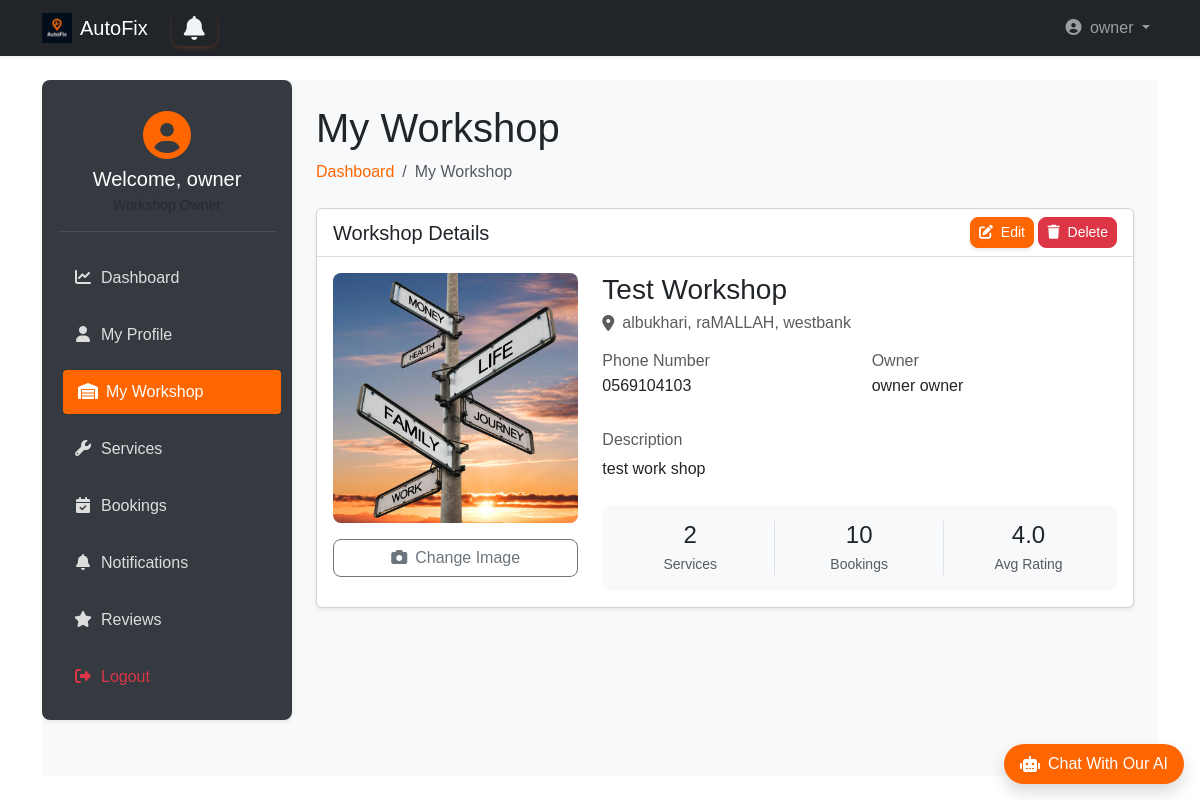
Screenshot of /owner_dashboard/owner/workshop/ (signed in) with the database file from the repository.
### accounts/models.py (models this page shows, shortened)
class User(AbstractUser):
    username = None
    email = models.EmailField(unique=True)
    phone = models.CharField(max_length=15, unique=True, blank=True)
    is_workshop_owner = models.BooleanField(default=False)
    address = models.ForeignKey(Address, on_delete=models.SET_NULL, null=True, blank=True)
    objects = UserManager()
    USERNAME_FIELD = 'email'
    REQUIRED_FIELDS = ['first_name', 'last_name']  # names required for registration
    def get_full_name(self):
        return f"{self.first_name} {self.last_name}"
    def get_short_name(self):
        return self.first_name

### workshops/models.py (models this page shows, shortened)
class Workshop(models.Model):
    name = models.CharField(max_length=255)
    address = models.ForeignKey(Address, on_delete=models.CASCADE)
    phone = models.CharField(max_length=15)
    description = models.TextField(blank=True)
    image = models.ImageField(upload_to='workshops_images/', null=True, blank=True)
    owner = models.OneToOneField(User, on_delete=models.CASCADE, related_name="workshop", null=True)

### locations/models.py (models this page shows, shortened)
class Address(models.Model):
    street = models.CharField(max_length=255)
    city = models.CharField(max_length=255)
    region = models.CharField(max_length=255)
    country = models.CharField(max_length=255)
    postal_code = models.CharField(max_length=20)
    latitude = models.FloatField(blank=True, null=True)
    longitude = models.FloatField(blank=True, null=True)
    objects = AddressManager()
    class Meta:
        verbose_name_plural = "Addresses"

### owner_dashboard/views.py (the view, shortened to what this page needs)
# urls.py: path('owner/workshop/', views.workshop_management, name='workshop'),
def workshop_management(request):
    if not request.user.is_workshop_owner:
        return redirect('landing:main')
    try:
        workshop = Workshop.objects.get(owner=request.user)
        context = {
            'workshop': workshop,
            'total_services': workshop.services.count(),
            'total_bookings': workshop.booking_set.count(),
            'avg_rating': round(workshop.review_set.aggregate(Avg('rating'))['rating__avg'], 1) if workshop.review_set.exists() else None
        }
    except Workshop.DoesNotExist:
        context = {'workshop': None}
    return render(request, 'owner_dashboard/workshop.html', context)

### templates/owner_dashboard/workshop.html (shortened to what this page needs)
{% extends 'base2.html' %}
{% load static %}
{% block extra_css %}
<link rel="stylesheet" href="{% static 'css/owner_dashboard.css' %}">
{% endblock %}
{% block content %}
<div class="wrapper d-flex">
    <aside class="sidebar p-3 shadow-sm">
        <div class="user-profile mb-4 text-center">
            <div class="avatar mb-2">
                <i class="fas fa-user-circle fa-3x"></i>
            </div>
            <h5 class="welcome mb-1">Welcome, {{ user.get_short_name }}</h5>
            <small class="text-muted">Workshop Owner</small>
        </div>
        <nav class="menu d-flex flex-column gap-2">
            <a href="{% url 'owner_dashboard:dashboard' %}">
                <i class="fas fa-chart-line me-2"></i>Dashboard
            </a>
            <a href="{% url 'owner_dashboard:profile' %}">
                <i class="fas fa-user me-2"></i>My Profile
            </a>
            <a href="{% url 'owner_dashboard:workshop' %}" class="active-link">
                <i class="fas fa-warehouse me-2"></i>My Workshop
            </a>
            <a href="{% url 'owner_dashboard:services' %}">
                <i class="fas fa-wrench me-2"></i>Services
            </a>
            <a href="{% url 'owner_dashboard:bookings' %}">
                <i class="fas fa-calendar-check me-2"></i>Bookings
            </a>
            <a href="{% url 'owner_dashboard:notifications' %}">
                <i class="fas fa-bell me-2"></i>Notifications
            </a>
            <a href="{% url 'owner_dashboard:reviews' %}">
                <i class="fas fa-star me-2"></i>Reviews
            </a>
            <a href="{% url 'accounts:logout' %}" class="text-danger">
                <i class="fas fa-sign-out-alt me-2"></i>Logout
            </a>
        </nav>
    </aside>
    <main class="main-content flex-grow-1 p-4">
        <div class="dashboard-header mb-4">
            <h1>My Workshop</h1>
            <nav aria-label="breadcrumb">
                <ol class="breadcrumb">
                    <li class="breadcrumb-item"><a class="text-decoration-none" style="color: #ff6600;"
                        href="{% url 'owner_dashboard:dashboard' %}">Dashboard</a></li>
                    <li class="breadcrumb-item active" aria-current="page">My Workshop</li>
                </ol>
            </nav>
        </div>
        <div class="card shadow-sm">
            <div class="card-header bg-white d-flex justify-content-between align-items-center">
                <h5 class="mb-0">Workshop Details</h5>
                {% if workshop %}
                <div class="btns">
                    <button class="btn btn-sm btn-warning" data-bs-toggle="modal" data-bs-target="#editWorkshopModal">
                        <i class="fas fa-edit me-1"></i> Edit
                    </button>
                    <button class="btn btn-sm btn-danger" id="delete-workshop"  data-id ="{{ workshop.id }}">
                        <i class="fas fa-trash me-1"></i> Delete
                    </button>
                </div>
                {% endif %}
            </div>
            <div class="card-body">
                {% if workshop %}
                <div class="row">
                    <div class="col-md-4 mb-4 mb-md-0">
                        <div class="workshop-image-container bg-light rounded-3 overflow-hidden" style="height: 250px;">
                            {% if workshop.image %}
                                <img src="{{ workshop.image.url }}" alt="{{ workshop.name }}" class="w-100 h-100 object-fit-cover">
                            {% else %}
                                <div class="d-flex flex-column align-items-center justify-content-center h-100 text-muted">
                                    <i class="fas fa-image fa-4x mb-3"></i>
                                    <span>No Image Uploaded</span>
                                </div>
                            {% endif %}
                        </div>
                        <div class="d-grid mt-3">
                            <button class="btn btn-outline-secondary" data-bs-toggle="modal" data-bs-target="#uploadImageModal">
                                <i class="fas fa-camera me-2"></i>Change Image
                            </button>
                        </div>
                    </div>
                    <div class="col-md-8">
                        <div class="mb-4">
                            <h3 class="mb-1">{{ workshop.name }}</h3>
                            <div class="d-flex align-items-center text-muted mb-3">
                                <i class="fas fa-map-marker-alt me-2"></i>
                                <span>{{ workshop.address.street }}, {{ workshop.address.city }}, {{ workshop.address.region }}</span>
                            </div>
                            <div class="row mb-3">
                                <div class="col-md-6">
                                    <div class="detail-item mb-3">
                                        <h6 class="text-muted mb-1">Phone Number</h6>
                                        <p class="mb-0">{{ workshop.phone }}</p>
                                    </div>
                                </div>
                                <div class="col-md-6">
                                    <div class="detail-item mb-3">
                                        <h6 class="text-muted mb-1">Owner</h6>
                                        <p class="mb-0">{{ workshop.owner.get_full_name }}</p>
                                    </div>
                                </div>
                            </div>
                            <div class="detail-item">
                                <h6 class="text-muted mb-2">Description</h6>
                                <p>{{ workshop.description|linebreaksbr }}</p>
                            </div>
                        </div>
                        <div class="stats-box p-3 bg-light rounded-3">
                            <div class="row text-center">
                                <div class="col-4 border-end">
                                    <h4 class="mb-1">{{ total_services }}</h4>
                                    <small class="text-muted">Services</small>
                                </div>
                                <div class="col-4 border-end">
                                    <h4 class="mb-1">{{ total_bookings }}</h4>
                                    <small class="text-muted">Bookings</small>
                                </div>
                                <div class="col-4">
                                    <h4 class="mb-1">{{ avg_rating|default:"-" }}</h4>
                                    <small class="text-muted">Avg Rating</small>
                                </div>
                            </div>
                        </div>
                    </div>
                </div>
                {% endif %}
            </div>
        </div>
    </main>
</div>
{% endblock %}

### templates/base2.html (shortened to what this page needs)
{% load static bootstrap5 %}
{% bootstrap_css %}
<!DOCTYPE html>
<html lang="en" dir="{% if LANGUAGE_CODE == 'ar' %}rtl{% else %}ltr{% endif %}">
<head>
    <link rel="stylesheet" href="https://cdnjs.cloudflare.com/ajax/libs/font-awesome/6.4.0/css/all.min.css">
    <link rel="stylesheet" href="{% static 'css/style.css' %}">
    <link rel="stylesheet" href="{% static 'css/ai_style.css' %}">
    {% block extra_css %}
    {% endblock %}
</head>
<body class="d-flex flex-column min-vh-100">
<nav class="navbar navbar-expand-lg navbar-dark bg-dark shadow-sm">
    <div class="container">
        <a class="navbar-brand d-flex align-items-center gap-2" href="{% if user.is_authenticated %}{% url 'landing:dashboard' %}{% else %}{% url 'landing:main' %}{% endif %}">
            <img src="{% static 'img/dark_logo.png' %}" alt="AutoFix" width="30" height="30">
            AutoFix
        </a>
        <a {% if request.user.is_workshop_owner %} href="{% url 'owner_dashboard:notifications' %}"
            {% elif request.user.is_superuser %} href="{% url 'admin_dashboard:notifications' %}"
            {% else %} href="{% url 'user_dashboard:notifications' %}" {% endif %}
            id="notifications-btn" class="btn btn-outline-primary position-relative mx-2">
             <i class="fa fa-bell"></i>
       </a>
        <div class="collapse navbar-collapse" id="navbarMain">
            <ul class="navbar-nav ms-auto">
                {% if user.is_authenticated %}
                    <li class="nav-item dropdown">
                        <a class="nav-link dropdown-toggle" href="#" role="button" data-bs-toggle="dropdown">
                            <i class="fas fa-user-circle me-1"></i> {{ user.get_short_name }}
                        </a>
                    </li>
                {% endif %}
            </ul>
        </div>
    </div>
</nav>
<main class="flex-grow-1 py-4">
    <div class="container">
        {% block content %}
        {% endblock %}
    </div>
</main>
<div id="chat-container" class="position-fixed bottom-0 end-0 mb-3 me-3" style="z-index: 1000;">
    <div id="chat-bubble" class="bg-orange text-white rounded-pill shadow cursor-pointer d-flex align-items-center">
        <div class="d-flex align-items-center px-3 py-2">
            <i class="fas fa-robot me-2"></i>
            <p class="mb-0 fw-medium">Chat With Our AI</p>
        </div>
    </div>
</div>
<link rel="stylesheet" href="https://cdnjs.cloudflare.com/ajax/libs/font-awesome/6.0.0/css/all.min.css">
</body>
</html>

### static/css/style.css (style rules this page uses)
* { margin: 0; padding: 0; box-sizing: border-box; }
body, html { width: 100%; height: 100%; font-family: sans-serif; }
.wrapper { display: flex; height: 100%; }
.sidebar { width: 250px; background: #0d1b2a; color: #e0e1dd; display: flex; flex-direction: column; transition: width 0.3s; }
.menu { list-style: none; flex-grow: 1; }
#notifications-btn { background: none; border: none; font-size: 24px; cursor: pointer; position: relative; }
#notifications-btn .fa-bell { color: #f0f4f8; transition: color 0.3s; }

### static/css/ai_style.css (style rules this page uses)
.bg-orange { background-color: #ff6600 !important; }

### static/css/owner_dashboard.css (style rules this page uses)
.wrapper { display: flex; min-height: 80vh; background-color: #f8f9fa; }
.sidebar { width: 250px; background-color: #343a40; color: #fff; border-radius: 8px; position: sticky; top: 20px; height: fit-content; }
.sidebar .menu a { color: #ddd; padding: 10px 15px; display: block; border-radius: 4px; transition: all 0.3s; text-decoration: none; margin-bottom: 5px; }
.sidebar .menu a:hover, .sidebar .menu .active-link { background-color: #ff6600; color: #fff; transform: translateX(5px); }
.sidebar .menu a i { width: 20px; text-align: center; }
.main-content { flex-grow: 1; padding-left: 20px; }
.user-profile { padding: 15px 0; border-bottom: 1px solid rgba(255,255,255,0.1); }
.user-profile .avatar { color: #ff6600; }
.btn { border-radius: 8px; font-weight: 500; }
.btn.btn-outline-primary { border: 2px solid #ff6600; color: #ff6600; background-color: transparent; transition: all 0.3s ease-in-out; font-weight: 500; box-shadow: 0 2px 4px rgba(255, 102, 0, 0.2); }
.btn.btn-warning { background-color: #ff6600 !important; color: white; border-color: #ff6600 !important; transition: all 0.3s ease-in-out; box-shadow: 0 2px 4px rgba(0, 0, 0, 0.1); }
.bg-white { background-color: white !important; }
.card-header { background-color: white; border-bottom: 1px solid rgba(0,0,0,0.125); }

### rows the page displays
User: get_short_name "owner"
Workshop: image (picture), name "Test Workshop", address.street "albukhari", address.city "raMALLAH", address.region "westbank", phone "0569104103", owner.get_full_name "owner owner", description "test work shop"

### other values shown
{{ total_services }} "2"
{{ total_bookings }} "10"
{{ avg_rating|default:"-" }} "4.0"
